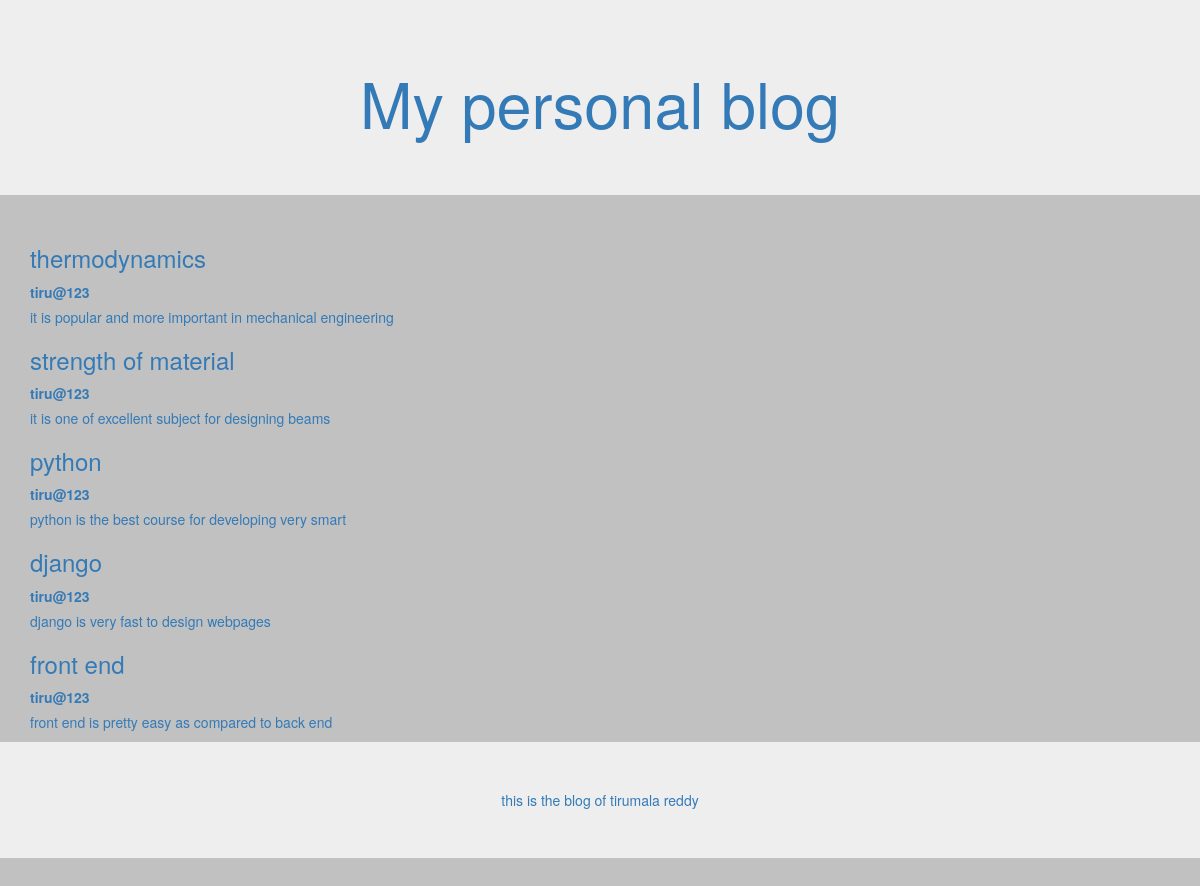
The page / on the database its author committed.
### articles/models.py (models this page shows, shortened)
class Blog (models.Model):
    author=models.ForeignKey(
    'auth.User',
    on_delete=models.CASCADE,
    )
    title=models.CharField(max_length=250)
    text=models.TextField()

### articles/views.py (the view)
# urls.py: path('', views.BlogListView.as_view(), name='home'),
class BlogListView(ListView):
    model=Blog
    template_name='home.html'

### template/home.html
{% extends 'base.html' %}
{% block content %}
{% for c in object_list %}
<div class="article">
    <h3><a href="{% url 'detailview' c.pk %}"> {{ c.title }} </h3>
    <label>{{ c.author }}</label>
    <p> {{ c.text }}</p>
</div>
{% endfor %}
{% endblock content %}

### template/base.html (shortened to what this page needs)
{% load staticfiles  %}
<!DOCTYPE html>
<html>
<head>
    <link rel="stylesheet" href="https://maxcdn.bootstrapcdn.com/bootstrap/3.3.7/css/bootstrap.min.css">
    <link rel="stylesheet" href="{% static 'css/basestyles.css' %}">
</head>
<body>
	<header class="jumbotron text-center">
		<h1><a href="{% url 'home' %}">My personal blog</a></h1>
	</header>
<div class="container">
	{% block content %}
	{% endblock %}
</div>
<div class="jumbotron">
	<footer class="text-center">
		this is the blog of tirumala reddy
	</footer>
</body>
</html>

### static/css/basestyles.css (style rules this page uses)
body { background-color: #c1c1c1; color:#990000; }

### rows shown on the page
Blog: title "thermodynamics", author "tiru@123", text "it is popular and more important in mechanical engineering"
Blog: title "strength of material", author "tiru@123", text "it is one of excellent subject for designing beams"
Blog: title "python", author "tiru@123", text "python is the best course for developing very smart"
Blog: title "django", author "tiru@123", text "django is very fast to design webpages"
Blog: title "front end", author "tiru@123", text "front end is pretty easy as compared to back end"
